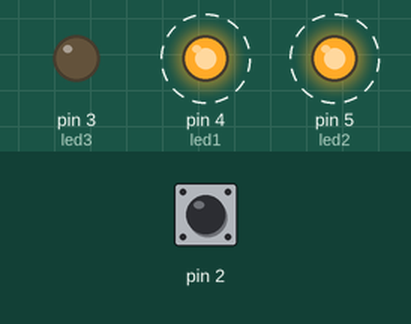
Recording of a sketch running on a simulated Arduino Uno, built with avr-gcc and run on an emulated ATmega328P. Shown: output pins drawn as LEDs (lit = HIGH). Dashed ring = blinking. The test bench sets the inputs (shaded band); at power-on: pin 2 HIGH.

Above: at 1.2 s.
1.3 s: pin 2 driven LOW
At 3.4 s:
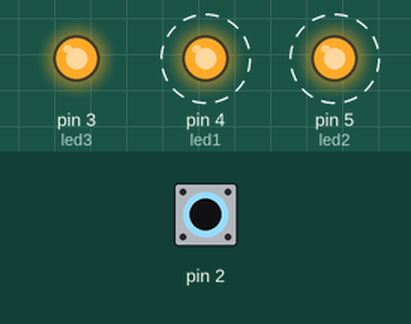
4.3 s: pin 2 pulsed HIGH 5 times (0.12 s each, 0.3 s apart)
At 5.56 s:
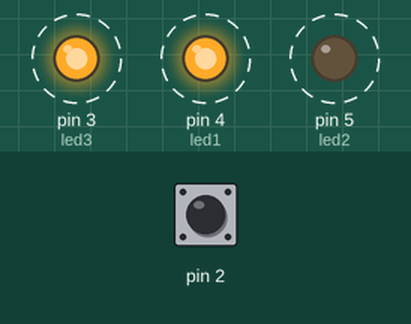
Timing chart, 0 to 14.8 s (numbered marks = the images above; inputs shaded):
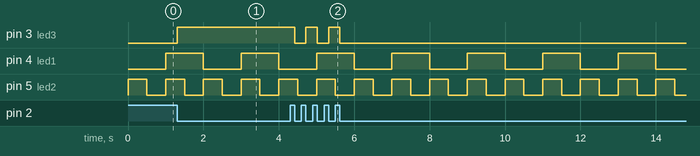

Measured:
- after the input at 1.3 s, pin 3 (led3): LOW → HIGH at once
- after the input at 4.3 s, pin 3 (led3): alternates HIGH for 0.30 s and LOW for 0.30 s, 5 changes in all, then stays LOW, starting after 0.12 s
- by itself, pin 4 (led1): alternates HIGH for 1.0 s and LOW for 1.0 s
- by itself, pin 5 (led2): alternates HIGH for 0.50 s and LOW for 0.50 s

The sketch:

MultiInts.ino
```cpp
int led1 = 4;
int led2 = 5;
boolean toggle1 = 0;

int led3 = 3;
volatile int val = 0;
unsigned long buttonTime = 0;
unsigned long lastButtonTime = 0;

void setup()
{
	pinMode(led1, OUTPUT);
	pinMode(led2, OUTPUT);
	cli(); // stop interrupts
	pinMode(led3, OUTPUT);
	attachInterrupt(0, buttonISR, FALLING);

	// set timer1 at 1Hz
	TCCR1A = 0;  // Set Timer 1's A control register to 0
	TCCR1B = 0;  // same for B
	// set compare match registers for 1Hz intervals
	OCR1A = 15624; // = (16*10^6)/(1*1024) -1 (must be < 65535)
	// turn on CTC mode
	TCCR1B |= (1 << WGM12);
	// set CS12 and CS10 bits for 1024 prescalar
	TCCR1B |= (1 << CS12) | (1 << CS10);
	// enable timer compare interrupt
	TIMSK1 |= (1 << OCIE1A);

	sei(); // allow interrupts

}

void loop()
{
	digitalWrite(led2, HIGH);   // turn the LED on (HIGH is the voltage level)
	delay(500);               // wait for a second
	digitalWrite(led2, LOW);    // turn the LED off by making the voltage LOW
	delay(500);               // wait for a second
}

void buttonISR()
{
	buttonTime = millis();
	if (buttonTime - lastButtonTime > 250)
	{
		if (val)
		{
			val = 0;
			digitalWrite(led3, LOW);
		} else {
			val = 1;
			digitalWrite(led3, HIGH);
		}
		lastButtonTime = buttonTime;
	}
}

// define Interrupt Service Routine.  Generates output pulses of 1Hz/2 = 0.5Hz.
ISR(TIMER1_COMPA_vect)
{
	if (toggle1)
	{
		digitalWrite(led1, HIGH);
		toggle1 = 0;
	} else {
		digitalWrite(led1, LOW);
		toggle1 = 1;
	}
}
```
